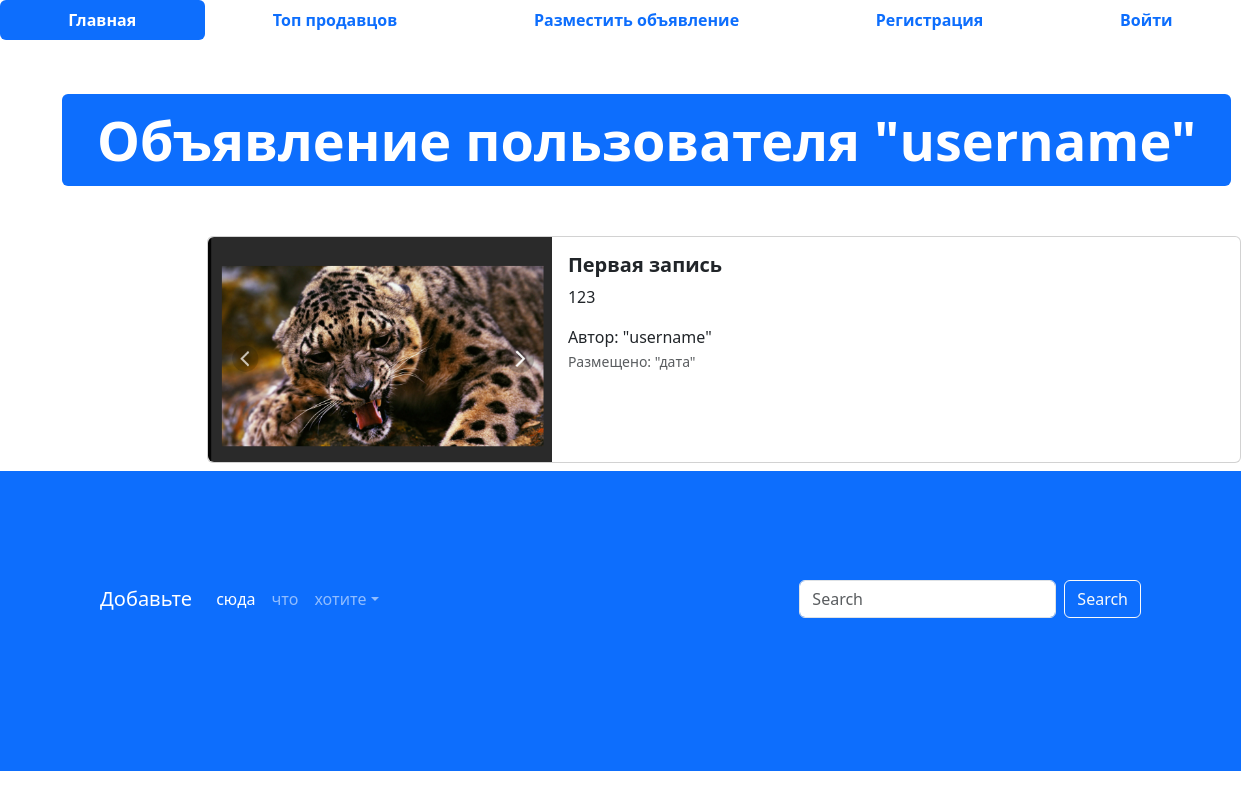
Screenshot of /advertisment/advertisement_/1 with the database file from the repository.
### app_advertisment/models.py (models this page shows, shortened)
class Advertisment(models.Model):
    title = models.CharField("название",max_length=120)
    descriptions = models.TextField("описание")
    price = models.DecimalField("цена",max_digits=9, decimal_places=2)
    trades = models.BooleanField("Торг",help_text="Если хотим торговаться")
    date_now = models.DateTimeField("Создание дата",auto_now_add= True)
    date_update = models.DateTimeField("Обновление дата", auto_now= True)
    image = models.ImageField("Картинка",upload_to='advertisments/')
    user = models.ForeignKey(User,on_delete=models.CASCADE,null=True)
    class Meta:
        db_table = "Advertisment"

### app_advertisment/views.py (the view)
# urls.py: path('advertisement_/<int:pk>',advertisement,name='advertisement_'),
def advertisement(request,pk):
    advertisement = Advertisment.objects.get(id = pk)
    context = {
        'advertisement':advertisement
    }
    return render(request,'advertisments/advertisement.html',context)

### templates/advertisments/advertisement.html (shortened to what this page needs)
{% extends 'base.html'%}
{% load static %}
  {% block content %}
  <ul class="nav nav-pills sticky-top bg-white nav-fill">
    <li class="nav-item">
      <a class="nav-link active" aria-current="page" href="{% url '/'%}">
        <span style="font-weight: bold;">Главная</span>
      </a>
    </li>
    <li class="nav-item">
      <a class="nav-link" href="{% url 'top' %}"><span style="font-weight: bold;">Топ продавцов</span>
      </a>
    </li>
    <li class="nav-item">
      <a class="nav-link" href=" {% url 'advertisement_post' %}">
        <span style="font-weight: bold;">Разместить объявление</span>
      </a>
    </li>
    {% if not user.is_authenticated  %}
    <li class="nav-item">
      <a class="nav-link" href="{% url 'register' %} ">
        <span style="font-weight: bold;">Регистрация</span>
      </a>
    </li>
    <li class="nav-item">
      <a class="nav-link" href="{% url 'login' %}">
        <span style="font-weight: bold;">Войти</span>
      </a>
    </li>
    {% endif %}
  </ul>
  <div class="container" style="margin: 50px;">
    <div class="display-2">
      <span class="badge bg-primary">Объявление пользователя "username"</span>
    </div>
  </div>
  <div class="col offset-2">
    <div class="card mb-2" style="max-width: 1200px; margin-top: 20px;">
      <div class="row g-0">
        <div class="col-md-4">
          <a href="#" class="nav-link">
            <img src="{% if advertisement.image %} {{ advertisement.image.url }} {% else %} {% static 'img/adv.png' %} {% endif %}" class="img-fluid rounded-start" alt="Card title">
          </a>
        </div>
        <div class="col">
          <div class="card-body">
            <h5 class="card-title">
              <a href="#" class="nav-link"><strong>{{ advertisement.title }}</strong></a>
            </h5>
            <p class="card-text">
              {{ advertisement.descriptions}}
            </p>
            <span>Автор: "username"</span>
            <p class="card-text"><small class="text-muted">Размещено: "дата"</small></p>
          </div>
        </div>
      </div>
    </div>
  </div>
  <footer style="padding: 100px; min-height: 300px;" class="bg-primary">
    <nav class="navbar navbar-expand-sm navbar-dark">
      <a class="navbar-brand" href="#">Добавьте</a>
      <div class="collapse navbar-collapse" id="collapsibleNavId">
        <ul class="navbar-nav me-auto mt-2 mt-lg-0">
          <li class="nav-item">
            <a class="nav-link active" href="#" aria-current="page">сюда</a>
          </li>
          <li class="nav-item">
            <a class="nav-link" href="#">что</a>
          </li>
          <li class="nav-item dropdown">
            <a class="nav-link dropdown-toggle" href="#" id="dropdownId" data-bs-toggle="dropdown" aria-haspopup="true"
              aria-expanded="false">хотите</a>
          </li>
        </ul>
        <form class="d-flex my-2 my-lg-0">
          <input class="form-control me-sm-2" type="text" placeholder="Search">
          <button class="btn btn-outline-light my-2 my-sm-0" type="submit">Search</button>
        </form>
      </div>
    </nav>
  </footer>
  {% endblock %}

### rows the page displays
Advertisment: image (picture), title "Первая запись", descriptions "123"
